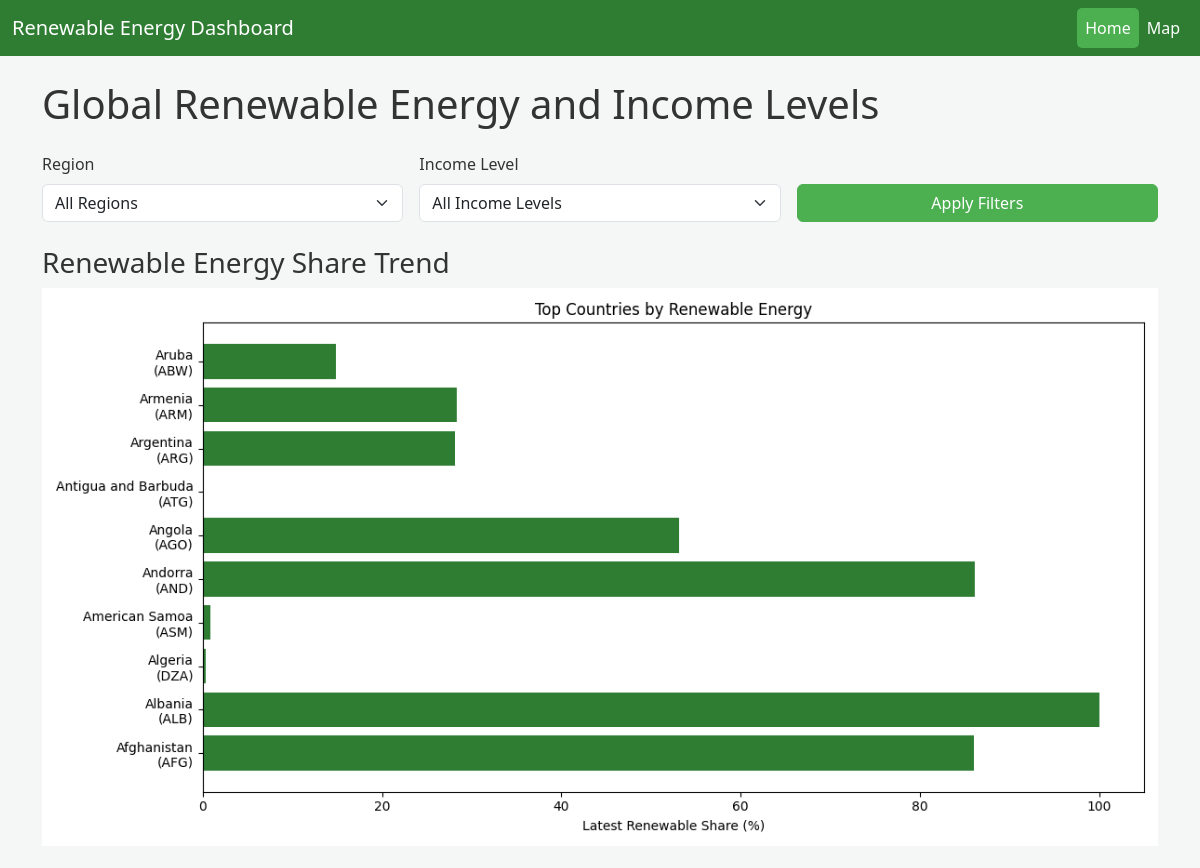
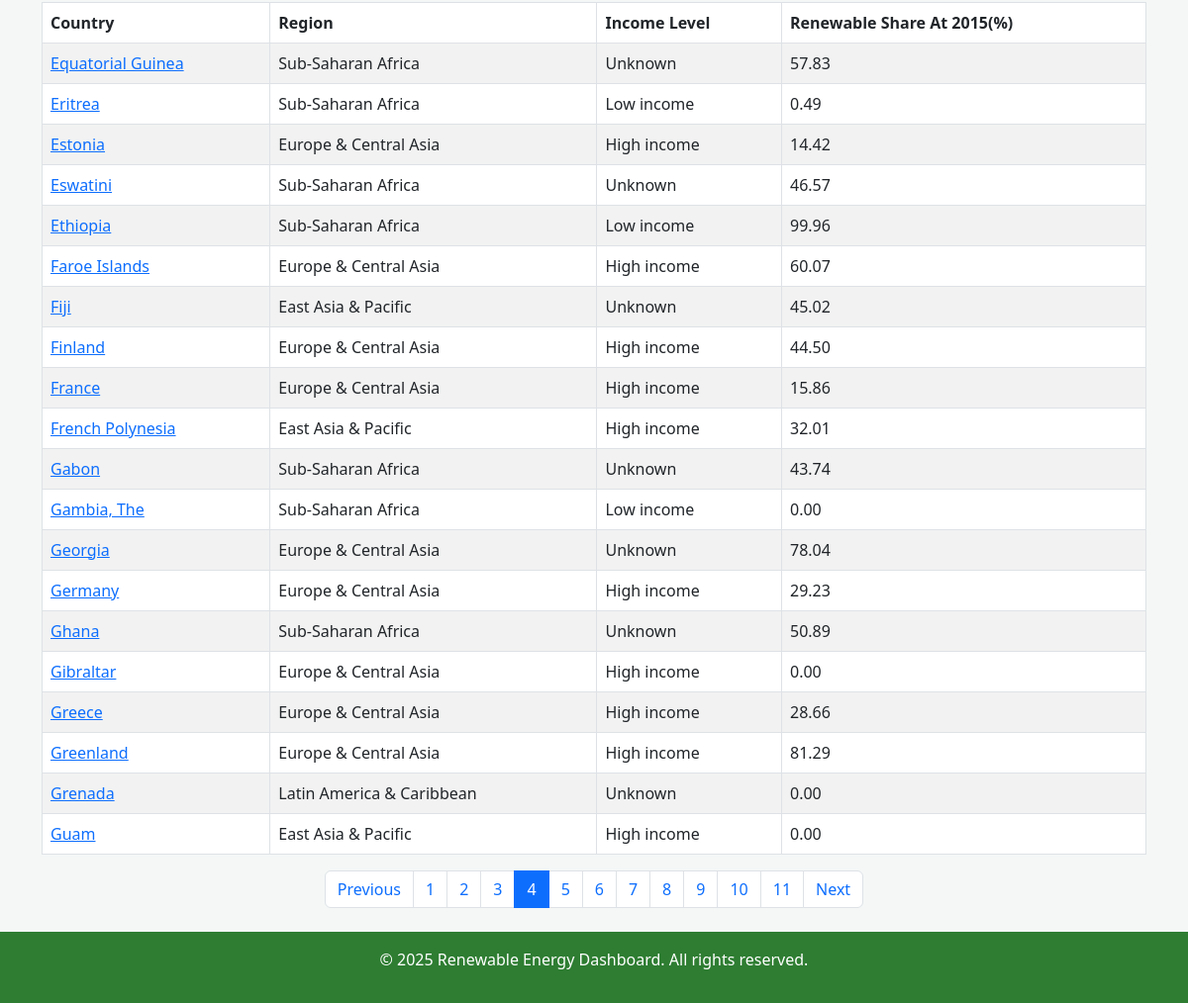
/?page=4, run on the app's committed database (2 pictures, top to bottom).
### energy/models.py (models this page shows, shortened)
class Country(models.Model):
    name = models.CharField(max_length=100, unique=True)
    code = models.CharField(max_length=4, unique=True, null=True, blank=True)
    type = models.CharField(max_length=10, default='Unknown')
    region = models.CharField(max_length=50, default='Unknown')
    INCOME_GROUP_CHOICES = [
        ('High income', 'High income'),
        ('Low income', 'Low income'),
        ('Lower middle', 'Lower middle income'),
        ('Upper middle', 'Upper middle income'),
    ]
    income_group = models.CharField(
        max_length=20, choices=INCOME_GROUP_CHOICES, blank=True, null=True
    )
    renewable_share = models.FloatField(
        help_text="Renewable energy share in 2015 (%)",
        default=0.0,
        null=True,
        blank=True
    )
    class Meta:
        ordering = ['name']

class EnergyData(models.Model):
    country = models.ForeignKey(Country, on_delete=models.CASCADE)
    year = models.IntegerField()
    renewable_share = models.FloatField()
    class Meta:
        unique_together = ('country', 'year')
        ordering = ['year']

### energy/views.py (the view)
# urls.py: path('', views.index, name='index'),
def index(request):
    try:
        region = request.GET.get('region')
        income_group = request.GET.get('income_group')
        base_query = Country.objects.prefetch_related('energydata_set').order_by('name')
        filtered_countries = base_query
        if region and region != 'Unknown':
            filtered_countries = filtered_countries.filter(region=region)
        if income_group and income_group != 'Unknown':
            filtered_countries = filtered_countries.filter(income_group=income_group)
        paginator = Paginator(
            filtered_countries.values_list(
                'id', 'name', 'code', 'region', 'income_group'
            ),
            20
        )
        page_number = request.GET.get('page')
        page_obj = paginator.get_page(page_number)
        country_data = []
        for country_tuple in page_obj.object_list:
            country = Country.objects.get(id=country_tuple[0])
            energy_data = {str(ed.year): ed.renewable_share
                          for ed in country.energydata_set.all()}
            renewable_share_2015 = energy_data.get("2015", None)
            income_group_display = dict(Country.INCOME_GROUP_CHOICES).get(country_tuple[4], 'Unknown')
            data = {
                'id': country_tuple[0],
                'name': country_tuple[1],
                'code': country_tuple[2],
                'region': country_tuple[3],
                'income_group': income_group_display,
                'energy': energy_data,
                'renewable_share_2015': renewable_share_2015
            }
            country_data.append(data)
        regions = Country.objects.exclude(region='Unknown') \
            .values_list('region', flat=True) \
            .distinct() \
            .order_by('region')
        income_groups = [choice[1] for choice in Country.INCOME_GROUP_CHOICES]
        graphic = generate_chart(filtered_countries)
        context = {
            'all_countries': base_query,
            'country_data': country_data,
            'years': YEARS_RANGE,
            'regions': regions,
            'income_groups': income_groups,
            'current_region': region,
            'current_income': income_group,
            'graphic': graphic,
            'page_obj': page_obj,
            'is_paginated': page_obj.has_other_pages(),
        }
        return render(request, 'energy/index.html', context)
    except Exception as e:
        logger.error(f"Error: {e}")
        empty_paginator = Paginator([], 1)
        page_obj = empty_paginator.page(1)
        return render(request, 'energy/index.html', {
            'error': str(e),
            'page_obj': page_obj,
            'country_data': [],
            'years': YEARS_RANGE,
            'regions': [],
            'income_groups': [],
            'all_countries': Country.objects.none(),
            'current_region': None,
            'current_income': None,
            'graphic': None
        })

### templates/energy/index.html (shortened to what this page needs)
{% extends 'energy/base.html' %}
{% block content %}
<h1 class="mb-4">Global Renewable Energy and Income Levels</h1>
<form method="GET" class="mb-4">
    <div class="row g-3">
        <div class="col-md-4">
            <label for="region" class="form-label">Region</label>
            <select name="region" id="region" class="form-select">
                <option value="">All Regions</option>
            </select>
        </div>
        <div class="col-md-4">
            <label for="income_group" class="form-label">Income Level</label>
            <select name="income_group" id="income_group" class="form-select">
                <option value="">All Income Levels</option>
            </select>
        </div>
        <div class="col-md-4 d-flex align-items-end">
            <button type="submit" class="btn btn-primary w-100">Apply Filters</button>
        </div>
    </div>
</form>
{% if graphic %}
    <div class="mb-4">
        <h3>Renewable Energy Share Trend</h3>
        <img alt="Renewable Energy Trend" class="img-fluid" style="max-width: 100%;">
    </div>
{% else %}
    <div class="alert alert-warning">No chart available.</div>
{% endif %}
<div class="table-responsive">
    <table class="table table-striped table-bordered">
        <thead>
            <tr>
                <th>Country</th>
                <th>Region</th>
                <th>Income Level</th>
                <th>Renewable Share At 2015(%)</th>
            </tr>
        </thead>
        <tbody>
            {% for country in country_data %}
                <tr>
                    <td><a href="{% url 'energy:country_detail' country.id %}">{{ country.name }}</a></td>
                    <td>{{ country.region }}</td>
                    <td>{{ country.income_group }}</td>
                    <td>
                        {% if country.renewable_share_2015 is not None %}
                            {{ country.renewable_share_2015|floatformat:2 }}
                        {% else %}
                            N/A
                        {% endif %}
                    </td>
                </tr>
            {% empty %}
                <tr>
                    <td colspan="4" class="text-center">No data available</td>
                </tr>
            {% endfor %}
        </tbody>
    </table>
</div>
{% if is_paginated %}
    <nav aria-label="Page navigation">
        <ul class="pagination justify-content-center">
            {% if page_obj.has_previous %}
                <li class="page-item">
                    <a class="page-link" href="?page={{ page_obj.previous_page_number }}{% if current_region %}&region={{ current_region }}{% endif %}{% if current_income %}&income_group={{ current_income }}{% endif %}">Previous</a>
                </li>
            {% else %}
                <li class="page-item disabled">
                    <span class="page-link">Previous</span>
                </li>
            {% endif %}
            {% for num in page_obj.paginator.page_range %}
                <li class="page-item {% if page_obj.number == num %}active{% endif %}">
                    <a class="page-link" href="?page={{ num }}{% if current_region %}&region={{ current_region }}{% endif %}{% if current_income %}&income_group={{ current_income }}{% endif %}">{{ num }}</a>
                </li>
            {% endfor %}
            {% if page_obj.has_next %}
                <li class="page-item">
                    <a class="page-link" href="?page={{ page_obj.next_page_number }}{% if current_region %}&region={{ current_region }}{% endif %}{% if current_income %}&income_group={{ current_income }}{% endif %}">Next</a>
                </li>
            {% else %}
                <li class="page-item disabled">
                    <span class="page-link">Next</span>
                </li>
            {% endif %}
        </ul>
    </nav>
{% endif %}
{% endblock %}

### templates/energy/base.html (style rules this page uses)
body { background-color: #f4f7f6; color: #333; }
.table thead { background-color: #4caf50; color: white; }
.btn-primary { background-color: #4caf50; border-color: #4caf50; }

### data on the page
Country: name "Equatorial Guinea", region "Sub-Saharan Africa"
EnergyData: renewable_share_2015 "57.83"
Country: name "Eritrea", region "Sub-Saharan Africa"
EnergyData: renewable_share_2015 "0.49"
Country: name "Estonia", region "Europe & Central Asia"
EnergyData: renewable_share_2015 "14.42"
Country: name "Eswatini", region "Sub-Saharan Africa"
Country: name "Ethiopia", region "Sub-Saharan Africa"
EnergyData: renewable_share_2015 "99.96"
Country: name "Faroe Islands", region "Europe & Central Asia"
EnergyData: renewable_share_2015 "60.07"
Country: name "Fiji", region "East Asia & Pacific"
EnergyData: renewable_share_2015 "45.02"
Country: name "Finland", region "Europe & Central Asia"
EnergyData: renewable_share_2015 "44.50"
Country: name "France", region "Europe & Central Asia"
EnergyData: renewable_share_2015 "15.86"
Country: name "French Polynesia", region "East Asia & Pacific"
Country: name "Gabon", region "Sub-Saharan Africa"
EnergyData: renewable_share_2015 "43.74"
Country: name "Gambia, The", region "Sub-Saharan Africa"
EnergyData: renewable_share_2015 "0.00"
Country: name "Georgia", region "Europe & Central Asia"
EnergyData: renewable_share_2015 "78.04"
Country: name "Germany", region "Europe & Central Asia"
EnergyData: renewable_share_2015 "29.23"
Country: name "Ghana", region "Sub-Saharan Africa"
EnergyData: renewable_share_2015 "50.89"
Country: name "Gibraltar", region "Europe & Central Asia"
EnergyData: renewable_share_2015 "0.00"
Country: name "Greece", region "Europe & Central Asia"
EnergyData: renewable_share_2015 "28.66"
Country: name "Greenland", region "Europe & Central Asia"
EnergyData: renewable_share_2015 "81.29"
Country: name "Grenada", region "Latin America & Caribbean"
EnergyData: renewable_share_2015 "0.00"
Country: name "Guam", region "East Asia & Pacific"
EnergyData: renewable_share_2015 "0.00"

### other printed values
{{ country.income_group }} "Unknown" "Low income" "High income" "Unknown" "Low income" "High income" "Unknown" "High income" "High income" "High income" "Unknown" "Low income" "Unknown" "High income" "Unknown" "High income" "High income" "High income" "Unknown" "High income"
{{ num }} "1" "2" "3" "4" "5" "6" "7" "8" "9" "10" "11"
